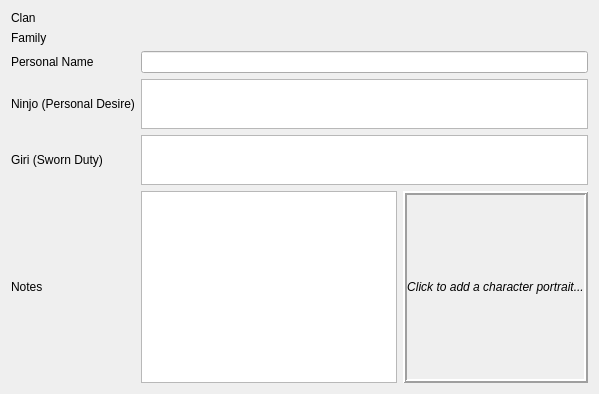
        <widget class="QWidget" name="tab_3">
         <attribute name="title">
          <string>Background</string>
         </attribute>
         <layout class="QGridLayout" name="gridLayout_6">
          <item row="1" column="0">
           <widget class="QLabel" name="label_17">
            <property name="text">
             <string>Family</string>
            </property>
           </widget>
          </item>
          <item row="0" column="2" colspan="3">
           <widget class="QLabel" name="clan_label">
            <property name="text">
             <string/>
            </property>
           </widget>
          </item>
          <item row="6" column="4">
           <widget class="ClickLabel" name="image_label">
            <property name="sizePolicy">
             <sizepolicy hsizetype="Minimum" vsizetype="Minimum">
              <horstretch>0</horstretch>
              <verstretch>0</verstretch>
             </sizepolicy>
            </property>
            <property name="minimumSize">
             <size>
              <width>150</width>
              <height>150</height>
             </size>
            </property>
            <property name="font">
             <font>
              <italic>true</italic>
             </font>
            </property>
            <property name="frameShape">
             <enum>QFrame::Box</enum>
            </property>
            <property name="frameShadow">
             <enum>QFrame::Raised</enum>
            </property>
            <property name="lineWidth">
             <number>2</number>
            </property>
            <property name="text">
             <string>Click to add a character portrait...</string>
            </property>
            <property name="scaledContents">
             <bool>false</bool>
            </property>
            <property name="alignment">
             <set>Qt::AlignCenter</set>
            </property>
           </widget>
          </item>
          <item row="5" column="2" colspan="3">
           <widget class="QTextEdit" name="giri_textEdit">
            <property name="maximumSize">
             <size>
              <width>16777215</width>
              <height>50</height>
             </size>
            </property>
           </widget>
          </item>
          <item row="6" column="0">
           <widget class="QLabel" name="label_15">
            <property name="text">
             <string>Notes</string>
            </property>
           </widget>
          </item>
          <item row="2" column="0">
           <widget class="QLabel" name="label_14">
            <property name="text">
             <string>Personal Name</string>
            </property>
           </widget>
          </item>
          <item row="2" column="2" colspan="3">
           <widget class="QLineEdit" name="name_lineEdit"/>
          </item>
          <item row="4" column="0" colspan="2">
           <widget class="QLabel" name="label_10">
            <property name="text">
             <string>Ninjo (Personal Desire)</string>
            </property>
           </widget>
          </item>
          <item row="5" column="0">
           <widget class="QLabel" name="label_12">
            <property name="text">
             <string>Giri (Sworn Duty)</string>
            </property>
           </widget>
          </item>
          <item row="6" column="2" colspan="2">
           <widget class="QTextEdit" name="notes_textEdit"/>
          </item>
          <item row="0" column="0">
           <widget class="QLabel" name="label_16">
            <property name="text">
             <string>Clan</string>
            </property>
           </widget>
          </item>
          <item row="4" column="2" colspan="3">
           <widget class="QTextEdit" name="ninjo_textEdit">
            <property name="maximumSize">
             <size>
              <width>16777215</width>
              <height>50</height>
             </size>
            </property>
           </widget>
          </item>
          <item row="1" column="2" colspan="3">
           <widget class="QLabel" name="family_label">
            <property name="text">
             <string/>
            </property>
           </widget>
          </item>
         </layout>
        </widget>
